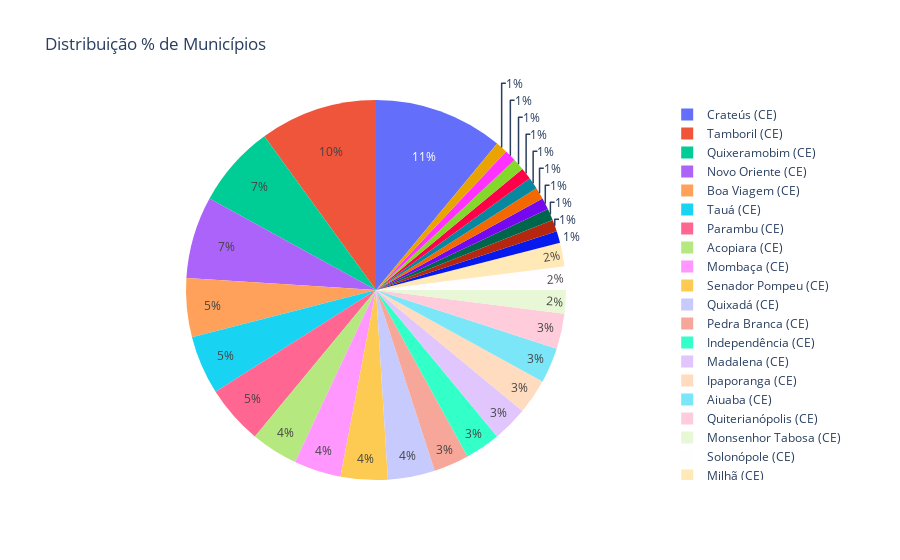

The cell this chart's notebook holds for it:
### Code cell
df_mun_pizza = df_mun_pizza.reset_index()
fig = px.pie(df_mun_pizza.query("Valor > 0"),values='Valor',names='Município',title='Distribuição % de Municípios')
fig.show()

### Figure 1 — Plotly figure (JSON) as saved in the notebook; plotly's stock layout.template omitted (floating-point values rounded to 4 significant figures)
{"data": [{"domain": {"x": [0, 1], "y": [0, 1]}, "hovertemplate": "Município=%{label}<br>Valor=%{value}<extra></extra>", "labels": ["Crateús (CE)", "Tamboril (CE)", "Quixeramobim (CE)", "Novo Oriente (CE)", "Boa Viagem (CE)", "Tauá (CE)", "Parambu (CE)", "Acopiara (CE)", "Mombaça (CE)", "Senador Pompeu (CE)", "Quixadá (CE)", "Pedra Branca (CE)", "Independência (CE)", "Madalena (CE)", "Ipaporanga (CE)", "Aiuaba (CE)", "Quiterianópolis (CE)", "Monsenhor Tabosa (CE)", "Solonópole (CE)", "Milhã (CE)", "Ibaretama (CE)", "Piquet Carneiro (CE)", "Banabuiú (CE)", "Ararendá (CE)", "Saboeiro (CE)", "Choró (CE)", "Deputado Irapuan Pinheiro (CE)", "Catarina (CE)", "Arneiroz (CE)", "Nova Russas (CE)"], "legendgroup": "", "name": "", "showlegend": true, "type": "pie", "values": [11, 10, 7.0, 7.0, 5, 5, 5, 4, 4, 4, 4, 3, 3, 3, 3, 3, 3, 2, 2, 2, 1, 1, 1, 1, 1, 1, 1, 1, 1, 1]}], "layout": {"legend": {"tracegroupgap": 0}, "title": {"text": "Distribuição % de Municípios"}}}
